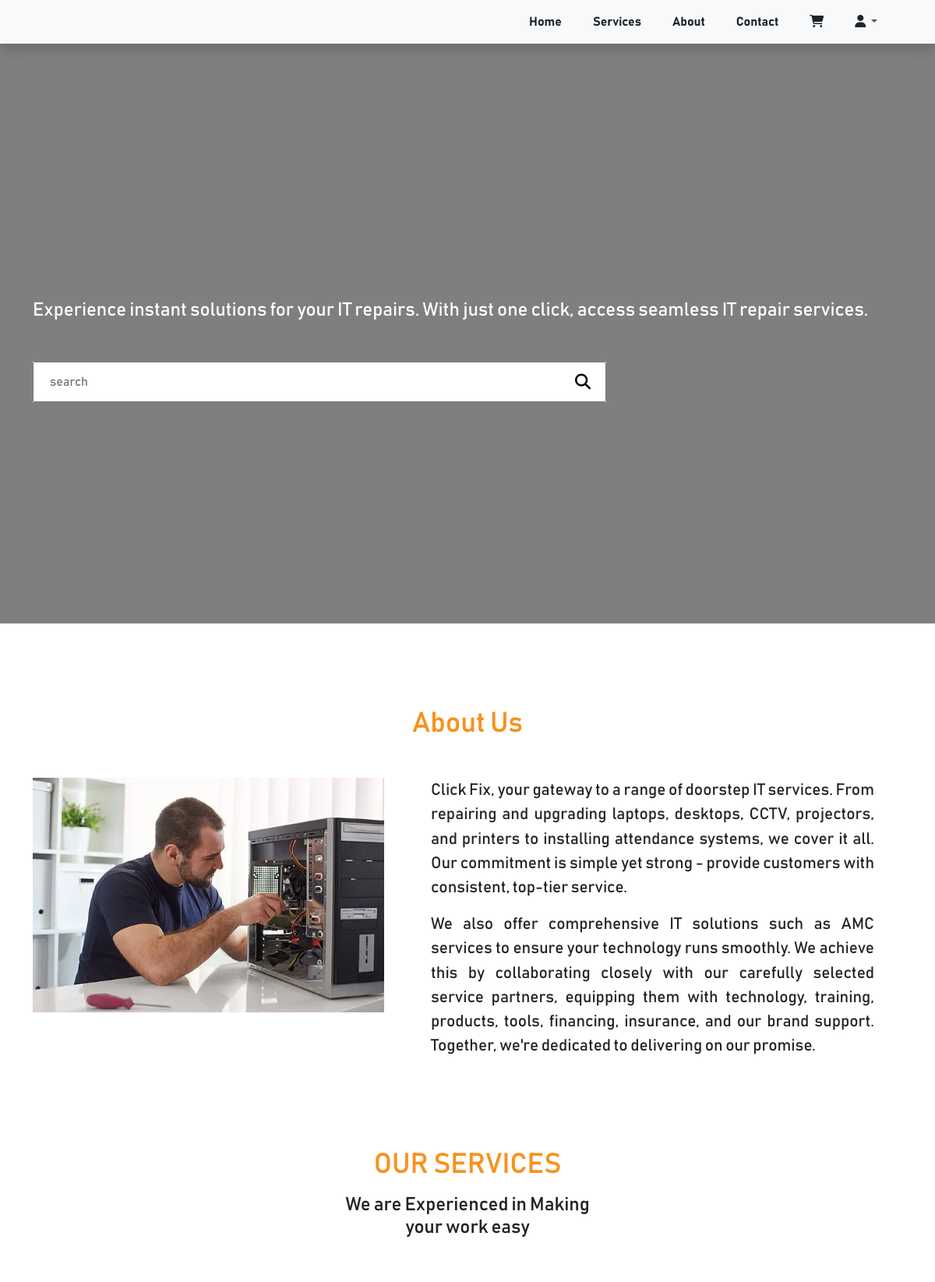
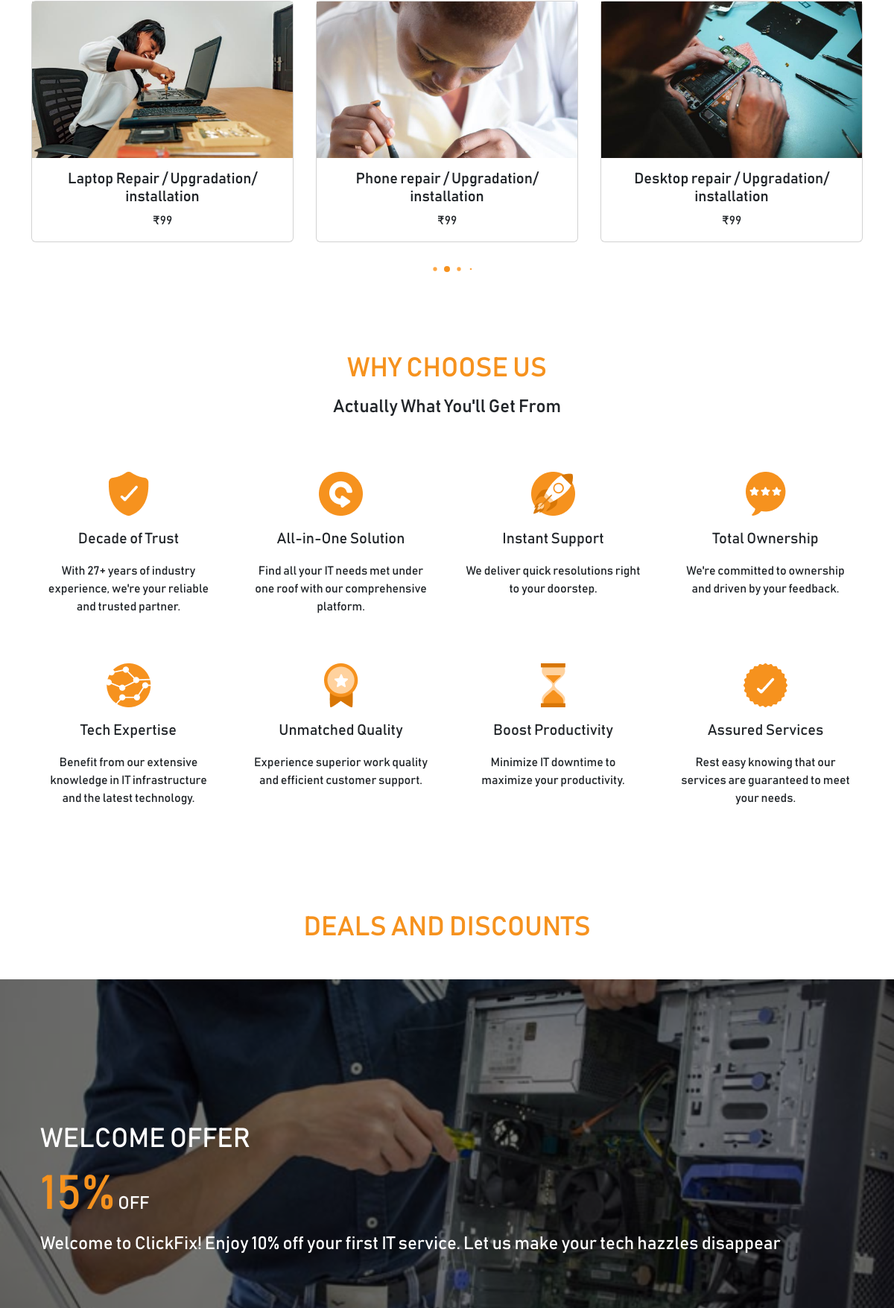
The page / (upper part) on the database its author committed (2 pictures, top to bottom).
### clickfix/models.py (models this page shows, shortened)
class Services(models.Model):
    class Meta:
        verbose_name_plural = 'Services'
    name = models.CharField(max_length=255)
    slug = models.SlugField(unique=True, blank=True)
    price = models.CharField(max_length=10)
    card_image = models.ImageField(upload_to='service_cards')
    created_at = models.DateTimeField(auto_now_add=True)
    updated_at = models.DateTimeField(auto_now=True)
    show_contact_form = models.BooleanField(default=False, help_text="Tick it for 'IT on RENT' and 'AMC' Services")
    show_rent_form = models.BooleanField(default=True, help_text="Tick - IT on Rent, Untick - AMC Services")

class deals_and_discount(models.Model):
    class Meta:
        verbose_name_plural = 'Deals & Discount'
    image = models.ImageField(upload_to='deals_and_discount_banners')
    heading = models.CharField(max_length=255, null=True, blank=True)
    percent_off = models.CharField(max_length=3, null=True, blank=True, help_text="write here only percentage i.e. (10, 20, 30 etc)")
    description = models.CharField(max_length=255, null=True, blank=True, help_text="it can be at max 256 of characters long")
    created_at = models.DateTimeField(auto_now_add=True)
    updated_at = models.DateTimeField(auto_now=True)

### clickfix/views.py (the view)
# urls.py: path('', views.home, name='home'),
def home(request):
    services = Services.objects.all()
    testimonials = Testimonials.objects.all()
    cart = get_cart(request)
    deals = deals_and_discount.objects.all()
    data = {
        'services': services,
        'testimonials': testimonials,
        'cart': cart,
        'deals_and_discount': deals,
    }
    return render(request, 'home.html', data)

### clickfix/views.py (called while the page is built)
def get_cart(request):
    try:
        if request.user.is_authenticated:
            cart = Cart.objects.get(user=request.user)
        else:
            cart = Cart.objects.get(session_id=request.session['nonuser'])
    except:
        cart = None
    return cart

### templates/home.html (shortened to what this page needs)
{% extends 'base.html' %}
{% load static %}
{% block content %}
    <section id="hero">
        <video class="home_banner_video" src="{% static 'video/home_banner_video.mp4' %}" autoplay loop playsinline muted></video>
        <div class="overlay">
            {% include 'includes/navbar.html' %}
            <div class="home_banner_content d-flex justify-content-center align-items-center">
                <div class="container d-flex flex-column">
                    <p class="home_banner_subheading mb-5">Experience instant solutions for your IT repairs. With just one click, access seamless IT repair services.</p>
                    <div class="row">
                        <div class="col-md-8 col-12">
                            <form action="{% url 'clickfix:search' %}" method="get" class="w-100">
                                <div class="form-group fg--search ">
                                    <input type="text" class="input" placeholder="search" name="query">
                                    <button type="submit"><i class="fa fa-search"></i></button>
                                </div>
                            </form>
                        </div>
                    </div>
                </div>
            </div>
        </div>
    </section>
    <section id="about" style="margin: 100px 0px;">
        <div class="container">
            <h3 class="text-center mb-5 home_banner_heading" style="color: #F6921e;">About Us</h3>
            <div class="row">
                <div class="col-md-5 col-12">
                    <img class="img-fluid mb-5 mb-md-0" src="{% static 'img/about.webp' %}" alt="">
                </div>
                <div class="col-md-7 col-12 px-md-5 d-flex flex-column justify-content-center align-items-center">
                    <p class="about_text px-4 px-md-0">Click Fix,  your gateway to a range of doorstep IT services. From repairing and upgrading laptops, desktops, CCTV, projectors, and printers to installing attendance systems, we cover it all. Our commitment is simple yet strong - provide customers with consistent, top-tier service.</p>
                    <p class="about_text px-4 px-md-0">We also offer comprehensive IT solutions such as AMC services to ensure your technology runs smoothly. We achieve this by collaborating closely with our carefully selected service partners, equipping them with technology, training, products, tools, financing, insurance, and our brand support. Together, we're dedicated to delivering on our promise.</p>
                </div>
            </div>
        </div>
    </section>
    <section style="margin: 100px 0px;" id="services">
        <h5 class="text-center mb-3 home_banner_heading" style="color: #F6921e;">OUR SERVICES</h5>
        <h2 class="text-center home_banner_subheading w-100">We are Experienced in Making <br>your work easy</h2>
        <div class="container">
            <div class="swiper mySwiper">
                <div class="swiper-wrapper">
                    {% for service in services %}
                    <a href="{% url 'clickfix:individual_service' service.slug %}" class="swiper-slide py-5 text-decoration-none">
                        <div class="card">
                            <img class="service_image" src="{{ service.card_image.url }}"  alt="...">
                            <div class="card-body">
                                <h5 class="card-title text-center">{{ service.name }}</h5>
                                <p class="card-text text-center">₹{{service.price }}</p>
                            </div>
                        </div>
                    </a>
                    {% endfor %}
                </div>
                <div class="swiper-pagination"></div>
            </div>
        </div>
    </section>
    <section style="margin: 100px 0px;">
        <div class="container">
            <h5 class="text-center mb-3 home_banner_heading" style="color: #F6921E;">WHY CHOOSE US</h5>
            <h2 class="text-center mb-5 home_banner_subheading w-100">Actually What You'll Get From</h2>
            <div class="row">
                <div class="col-md-3 col-6 p-4 text-center">
                    <img class="img-fluid" src="{% static 'img/services/trust.png' %}" alt="">
                    <p class="blockquote mt-3">Decade of Trust</p>
                    <p>With 27+ years of industry experience, we're your reliable and trusted partner.</p>
                </div>
                <div class="col-md-3 col-6 p-4 text-center">
                    <img class="img-fluid" src="{% static 'img/services/all_in_one.png' %}"  alt="">
                    <p class="blockquote mt-3">All-in-One Solution</p>
                    <p>Find all your IT needs met under one roof with our comprehensive platform.</p>
                </div>
                <div class="col-md-3 col-6 p-4 text-center">
                    <img class="img-fluid" src="{% static 'img/services/support.png' %}"  alt="">
                    <p class="blockquote mt-3">Instant Support</p>
                    <p>We deliver quick resolutions right to your doorstep.</p>
                </div>
                <div class="col-md-3 col-6 p-4 text-center">
                    <img class="img-fluid" src="{% static 'img/services/ownership.png' %}"  alt="">
                    <p class="blockquote mt-3">Total Ownership</p>
                    <p>We're committed to ownership and driven by your feedback.</p>
                </div>
            </div>
            <div class="row">
                <div class="col-md-3 col-6 p-4 text-center">
                    <img class="img-fluid" src="{% static 'img/services/tech.png' %}"  alt="">
                    <p class="blockquote mt-3">Tech Expertise</p>
                    <p>Benefit from our extensive knowledge in IT infrastructure and the latest technology.</p>
                </div>
                <div class="col-md-3 col-6 p-4 text-center">
                    <img class="img-fluid" src="{% static 'img/services/quality.png' %}"  alt="">
                    <p class="blockquote mt-3">Unmatched Quality</p>
                    <p>Experience superior work quality and efficient customer support.</p>
                </div>
                <div class="col-md-3 col-6 p-4 text-center">
                    <img class="img-fluid" src="{% static 'img/services/boost.png' %}"  alt="">
                    <p class="blockquote mt-3">Boost Productivity</p>
                    <p>Minimize IT downtime to maximize your productivity.</p>
                </div>
                <div class="col-md-3 col-6 p-4 text-center">
                    <img class="img-fluid" src="{% static 'img/services/assured.png' %}"  alt="">
                    <p class="blockquote mt-3">Assured Services</p>
                    <p>Rest easy knowing that our services are guaranteed to meet your needs.</p>
                </div>
            </div>
        </div>
    </section>
    <section class="" id="deals_and_discount" style="margin: 100px 0px;">
        <h2 class="text-center mb-5 home_banner_heading" style="color: #F6921e;">DEALS AND DISCOUNTS</h2>
        <div class="swiper deals_and_discount_swiper">
            <div class="swiper-wrapper pb-5">
                {% for deal in deals_and_discount %}
                <div class="swiper-slide">
                    <div class="sales_container">
                        <img class="sales_image" src="{{ deal.image.url }}" alt="">
                        <div class="overlay">
                            <div class="text-white h-100 d-flex justify-content-center align-items-center w-100">
                                <div class="row container">
                                    <div class="col-12 ">
                                        {% if deal.heading %}
                                        <div class="home_banner_heading text-start">{{ deal.heading|upper }}</div>
                                        {% endif %}
                                        {% if deal.percent_off %}
                                        <div class="home_banner_subheading"> <span style="font-size: 4rem; color: #F6921E;">{{ deal.percent_off }}%</span> OFF</div>
                                        {% endif %}
                                    </div>
                                    <div class="col-12 ">
                                        {% if deal.description %}
                                        <div class="home_banner_subheading w-100">{{ deal.description }}</div>
                                        {% endif %}
                                    </div>
                                </div>
                            </div>
                        </div>
                    </div>
                </div>
                {% empty %}
                <h1 class="text-center text-muted w-100">No Offers for Now!!!</h1>
                {% endfor %}
            </div>
        </div>
    </section>
{% endblock %}

### assets/css/custom.css (style rules this page uses)
#hero .home_banner_video { width: 100%; height: 100vh; object-fit: cover; }
#hero .overlay { background-color: rgba(0, 0, 0, 0.5); width: 100%; height: 100vh; position: absolute; top: 0; left: 0; }
#hero .home_banner_content { width: 100%; height: 90vh; margin-top: 80px; color: white; }
.sales_container { width: 100%; height: 70vh; position: relative; }
.sales_image { height: 100%; width: 100%; object-fit: cover; }
.overlay { position: absolute; top: 0; height: inherit; width: inherit; background-color: rgba(0, 0, 0, 0.5); }
#about .about_text { font-size: 1.3rem; text-align: justify; }
.service_image { width: 100%; max-height: 210px; object-fit: cover; }

### templates/base.html (style rules this page uses)
body { box-sizing: border-box; font-family: 'bahnschrift'; }
h1, h2, h3, h4, h5, h6, p, a { font-family: 'bahnschrift'; }

### templates/home.html (style rules this page uses)
.about_text { font-size: 1.3rem; text-align: justify; }
.service_image { width: 100%; max-height: 210px; object-fit: cover; }
.fg--search { background: white; position: relative; width: 100%; }
.fg--search input { width: 100%; padding: 12px 20px; display: block; }
.fg--search button { background: transparent; border: none; cursor: pointer; display: inline-block; font-size: 20px; position: absolute; top: 0; right: 0; padding: 12px 20px; z-index: 2; }

### rows shown on the page
Services: card_image (picture), name "Laptop Repair / Upgradation/ installation", price "99"
Services: card_image (picture), name "Phone repair / Upgradation/ installation", price "99"
Services: card_image (picture), name "Desktop repair / Upgradation/ installation", price "99"
deals_and_discount: image (picture), heading "WELCOME OFFER", percent_off "15", description "Welcome to ClickFix! Enjoy 10% off your first IT service. Let us make your tech hazzles disappear"
